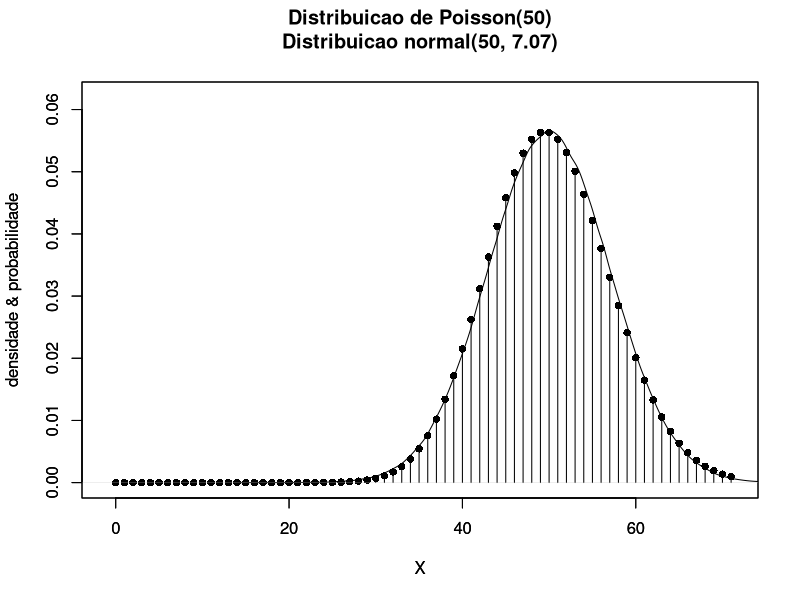

This figure's R source:
sink("exemplo08_Poisson_aproxnormal_n50.txt")
lambda <- 50
m <- lambda
dp <- sqrt(lambda)
X <- 0:(m+3*dp)
cat("X ~ Poisson(lambda = ", lambda,")\n", sep="")
cat("Media de X = ",m,"\n", sep="")
cat("Desvio-padrao de X =",dp,"\n", sep="")
if (lambda > 10)
{cat("Poisson(",lambda,") semelhante a normal(",m,", ",dp,")\n", sep="")} else
{cat("Poisson(",lambda,") diferente da normal(",m,", ",dp,")\n", sep="")}
probPois <- dpois(x=X,lambda=lambda)
probnorm <- dnorm(x=X,mean=m,sd=dp)
round((tbl <- data.frame(X,probPois,probnorm)),6)
sink()
png("exemplo08_Poisson_aproxnormal_n50.png")
plot(X,probPois,type="h",
     xlim=c(-1,m+3*dp),ylim=c(0,1.1*max(probPois)), 
     xlab="X", ylab="densidade & probabilidade",
     main=paste0("Distribuicao de Poisson(",lambda,")\n\n"),
     lwd=1,col="black")
points(X,probPois,pch=16,cex=1,col="black")
par(new=TRUE)
rn <- rnorm(n=1e6,mean=m,sd=dp)
plot(density(rn), 
     xlab="X", ylab="densidade & probabilidade",
     main=paste0("Distribuicao normal(",m,", ",round(dp,2),")"),
     xlim=c(-1,m+3*dp), ylim=c(0,1.1*max(probPois)))
dev.off()
